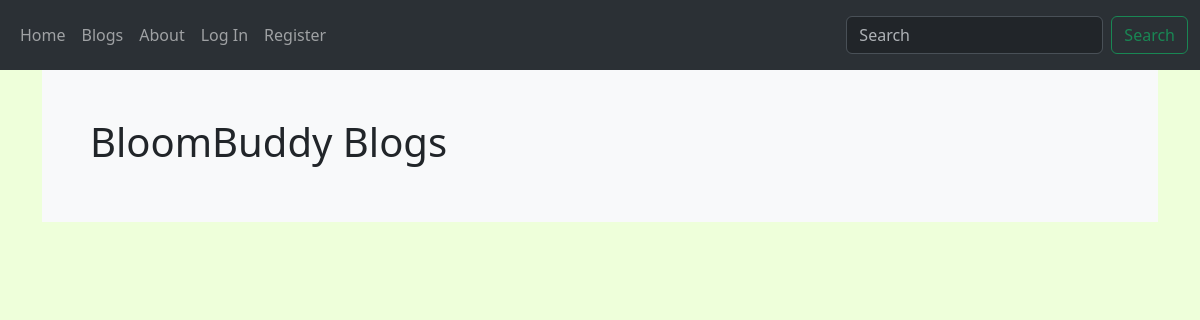
The app's page /blogs, older data.
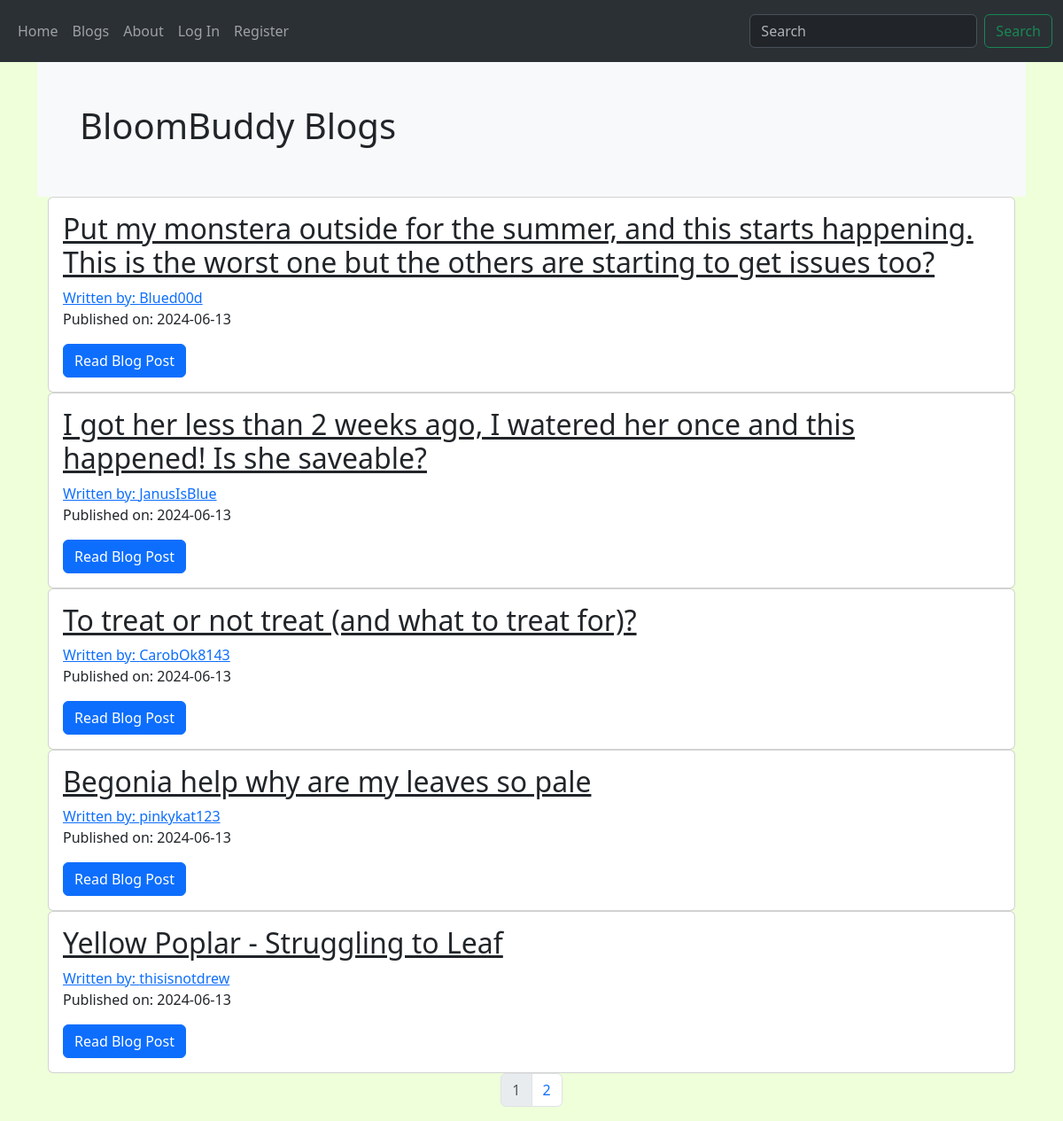
The same page, newer data.
### BloomBuddy/models.py (models this page shows, shortened)
class BlogPost(db.Model):
    __tablename__ = 'blogpost'
    id = db.Column(db.Integer, primary_key=True)
    user_id = db.Column(db.Integer, db.ForeignKey('users.id'), nullable=False)
    date = db.Column(db.DateTime, nullable=False, default=datetime.now(timezone.utc))
    title = db.Column(db.String(140), nullable=False)
    text = db.Column(db.Text, nullable=False)
    comments = db.relationship('Comment', backref='post', lazy='dynamic')

class User(db.Model, UserMixin):
    __tablename__ = 'users'
    id = db.Column(db.Integer, primary_key=True)
    profile_image = db.Column(db.String(64), nullable=False, default='default_profile.png')
    email = db.Column(db.String(64), unique=True, index=True)
    username = db.Column(db.String(64), unique=True, index=True)
    password_hash = db.Column(db.String(128))
    posts = db.relationship('BlogPost', backref='author', lazy=True)
    is_admin = db.Column(db.Boolean, default=False)

### BloomBuddy/core/views.py (the view)
@core.route('/blogs')
def index():
    page = request.args.get('page', 1, type=int)
    blog_posts = BlogPost.query.order_by(BlogPost.date.desc()).paginate(page=page, per_page=5)
    return render_template('index.html', blog_posts=blog_posts, current_url=request.path)

### BloomBuddy/templates/index.html
{% extends "base.html" %}
{% block content %}
<div class="bg-light p-5">
    <h1>BloomBuddy Blogs</h1>
</div>
<div class="container">
    {% for post in blog_posts.items%}
    <div class="card">
        <div class="card-body">
            <h2><a class="card-title"
                   href="{{url_for('blog_posts.blog_post', blog_post_id=post.id)}}">{{post.title}}</a></h2>
            <a href="{{url_for('users.user_posts', username=post.author.username)}}">Written by:
                {{post.author.username}}</a>
            <p>Published on: {{post.date.strftime('%Y-%m-%d')}}</p>
            <a class="btn btn-primary" href="{{url_for('blog_posts.blog_post', blog_post_id=post.id)}}">Read Blog
                Post</a>
        </div>
    </div>
    {%endfor%}
</div>
<nav aria-label='Page Nav'>
    <ul class="pagination justify-content-center">
        {% for page_num in blog_posts.iter_pages(left_edge=1,right_edge=1,left_current=1,right_current=2) %}
        {% if blog_posts.page == page_num %}
        <li class='page-item disabled'>
            <a class="page-link" href="{{url_for('core.index',page=page_num)}}">{{page_num}}</a>
        </li>
        {% else %}
        <li class='page-item'>
            <a class="page-link" href="{{url_for('core.index',page=page_num)}}">{{page_num}}</a>
        </li>
        {% endif %}
        {% endfor %}
    </ul>
</nav>
{% endblock %}

### BloomBuddy/templates/base.html (shortened to what this page needs)
<!DOCTYPE html>
<html lang="en" dir="ltr">
<head>
    <link href="https://cdn.jsdelivr.net/npm/bootstrap@5.3.3/dist/css/bootstrap.min.css" rel="stylesheet"
>
    <link rel="stylesheet" type="text/css" href="{{ url_for('static', filename='styles.css') }}">
</head>
<body>
<nav class="navbar navbar-expand-lg bg-body-tertiary" data-bs-theme="dark">
    <div class="container-fluid">
        <div class="collapse navbar-collapse" id="navbarNavAltMarkup">
            <div class="navbar-nav">
                <a class="nav-link" aria-current="page" href="{{url_for('core.home')}}">Home</a>
                <a class="nav-link" aria-current="page" href="{{url_for('core.index')}}">Blogs</a>
                <a class="nav-link" aria-current="page" href="{{url_for('core.info')}}">About</a>
                {% if current_user.is_authenticated %}
                <a class="nav-link" aria-current="page" href="{{url_for('users.logout')}}">Log Out</a>
                <a class="nav-link" aria-current="page" href="{{url_for('users.account')}}">Account</a>
                {% if current_url == '/blogs' %}
                <a class="nav-link" aria-current="page" href="{{url_for('blog_posts.create_post')}}">Create Post</a>
                {% endif %}
                {% else %}
                <a class="nav-link" aria-current="page" href="{{url_for('users.login')}}">Log In</a>
                <a class="nav-link" aria-current="page" href="{{url_for('users.register')}}">Register</a>
                {% endif %}
            </div>
        </div>
        {% if current_url == '/blogs' %}
        <nav class="navbar bg-body-tertiary">
            <div class="ms-auto">
                <form class="d-flex" action="{{url_for('blog_posts.search')}}" role="search" method="get">
                    <input class="form-control me-2" type="search" placeholder="Search" aria-label="Search" name="q">
                    <button class="btn btn-outline-success" type="submit">Search</button>
                </form>
            </div>
        </nav>
        {% endif %}
    </div>
</nav>
<div class="container">
    {% block content %}
    {% endblock %}
</div>
</body>
</html>

### BloomBuddy/static/styles.css (style rules this page uses)
body { background-color: #EEFFDA !important; }

Row changes from the older to the newer data that the page shows:
added BlogPost: title "Put my monstera outside for the summer, and this starts happening. This is the worst one but the others are starting to get issues too?", author.username "Blued00d", date "2024-06-13"
added BlogPost: title "I got her less than 2 weeks ago, I watered her once and this happened! Is she saveable?", author.username "JanusIsBlue", date "2024-06-13"
added BlogPost: title "To treat or not treat (and what to treat for)?", author.username "CarobOk8143", date "2024-06-13"
added BlogPost: title "Begonia help why are my leaves so pale", author.username "pinkykat123", date "2024-06-13"
added BlogPost: title "Yellow Poplar - Struggling to Leaf", author.username "thisisnotdrew", date "2024-06-13"
Text that changed along with them:
new list line: "1"
new list line: "2"
